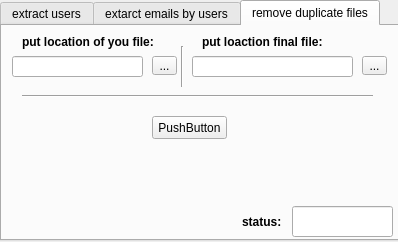
<?xml version="1.0" encoding="UTF-8"?>
<ui version="4.0">
 <class>Dialog</class>
 <widget class="QDialog" name="Dialog">
  <property name="geometry">
   <rect>
    <x>0</x>
    <y>0</y>
    <width>398</width>
    <height>242</height>
   </rect>
  </property>
  <property name="windowTitle">
   <string>Dialog</string>
  </property>
  <widget class="QTabWidget" name="tabWidget">
   <property name="geometry">
    <rect>
     <x>0</x>
     <y>0</y>
     <width>401</width>
     <height>241</height>
    </rect>
   </property>
   <property name="inputMethodHints">
    <set>Qt::ImhPreferNumbers</set>
   </property>
   <property name="currentIndex">
    <number>2</number>
   </property>
   <property name="movable">
    <bool>true</bool>
   </property>
   <property name="tabBarAutoHide">
    <bool>true</bool>
   </property>
   <widget class="QWidget" name="tab">
    <attribute name="title">
     <string>extract users</string>
    </attribute>
    <widget class="QLabel" name="label">
     <property name="geometry">
      <rect>
       <x>90</x>
       <y>0</y>
       <width>71</width>
       <height>31</height>
      </rect>
     </property>
     <property name="font">
      <font>
       <weight>75</weight>
       <bold>true</bold>
      </font>
     </property>
     <property name="text">
      <string>your nich:</string>
     </property>
    </widget>
    <widget class="QSpinBox" name="spinBox">
     <property name="geometry">
      <rect>
       <x>280</x>
       <y>30</y>
       <width>42</width>
       <height>22</height>
      </rect>
     </property>
     <property name="maximum">
      <number>20</number>
     </property>
    </widget>
    <widget class="QLabel" name="label_2">
     <property name="geometry">
      <rect>
       <x>240</x>
       <y>0</y>
       <width>141</width>
       <height>20</height>
      </rect>
     </property>
     <property name="font">
      <font>
       <weight>75</weight>
       <bold>true</bold>
      </font>
     </property>
     <property name="text">
      <string>number of page scraper:</string>
     </property>
    </widget>
    <widget class="QPushButton" name="pushButton">
     <property name="geometry">
      <rect>
       <x>20</x>
       <y>150</y>
       <width>75</width>
       <height>23</height>
      </rect>
     </property>
     <property name="text">
      <string>start</string>
     </property>
    </widget>
    <widget class="QLineEdit" name="lineEdit_2">
     <property name="geometry">
      <rect>
       <x>80</x>
       <y>90</y>
       <width>201</width>
       <height>21</height>
      </rect>
     </property>
    </widget>
    <widget class="QToolButton" name="toolButton_2">
     <property name="geometry">
      <rect>
       <x>290</x>
       <y>90</y>
       <width>25</width>
       <height>19</height>
      </rect>
     </property>
     <property name="text">
      <string>...</string>
     </property>
    </widget>
    <widget class="QLabel" name="label_4">
     <property name="geometry">
      <rect>
       <x>160</x>
       <y>60</y>
       <width>71</width>
       <height>31</height>
      </rect>
     </property>
     <property name="font">
      <font>
       <weight>75</weight>
       <bold>true</bold>
      </font>
     </property>
     <property name="text">
      <string>save file in:</string>
     </property>
    </widget>
    <widget class="QLineEdit" name="lineEdit_3">
     <property name="geometry">
      <rect>
       <x>40</x>
       <y>30</y>
       <width>151</width>
       <height>21</height>
      </rect>
     </property>
    </widget>
    <widget class="QLineEdit" name="lineEdit_4">
     <property name="geometry">
      <rect>
       <x>150</x>
       <y>150</y>
       <width>71</width>
       <height>21</height>
      </rect>
     </property>
     <property name="font">
      <font>
       <weight>75</weight>
       <bold>true</bold>
      </font>
     </property>
     <property name="whatsThis">
      <string extracomment="number of users scraper"/>
     </property>
     <property name="layoutDirection">
      <enum>Qt::LeftToRight</enum>
     </property>
     <property name="autoFillBackground">
      <bool>true</bool>
     </property>
     <property name="maxLength">
      <number>99999999</number>
     </property>
     <property name="readOnly">
      <bool>true</bool>
     </property>
     <property name="clearButtonEnabled">
      <bool>true</bool>
     </property>
    </widget>
    <widget class="QLabel" name="label_5">
     <property name="geometry">
      <rect>
       <x>160</x>
       <y>120</y>
       <width>61</width>
       <height>31</height>
      </rect>
     </property>
     <property name="text">
      <string>users find:</string>
     </property>
    </widget>
    <widget class="QLineEdit" name="lineEdit_5">
     <property name="geometry">
      <rect>
       <x>270</x>
       <y>150</y>
       <width>111</width>
       <height>31</height>
      </rect>
     </property>
     <property name="font">
      <font>
       <pointsize>13</pointsize>
      </font>
     </property>
     <property name="dragEnabled">
      <bool>true</bool>
     </property>
     <property name="readOnly">
      <bool>false</bool>
     </property>
     <property name="clearButtonEnabled">
      <bool>true</bool>
     </property>
    </widget>
    <widget class="QLabel" name="label_6">
     <property name="geometry">
      <rect>
       <x>310</x>
       <y>120</y>
       <width>41</width>
       <height>31</height>
      </rect>
     </property>
     <property name="text">
      <string>statue:</string>
     </property>
    </widget>
    <widget class="Line" name="line">
     <property name="geometry">
      <rect>
       <x>10</x>
       <y>50</y>
       <width>371</width>
       <height>16</height>
      </rect>
     </property>
     <property name="orientation">
      <enum>Qt::Horizontal</enum>
     </property>
    </widget>
    <widget class="Line" name="line_2">
     <property name="geometry">
      <rect>
       <x>10</x>
       <y>110</y>
       <width>371</width>
       <height>16</height>
      </rect>
     </property>
     <property name="orientation">
      <enum>Qt::Horizontal</enum>
     </property>
    </widget>
    <widget class="Line" name="line_3">
     <property name="geometry">
      <rect>
       <x>250</x>
       <y>130</y>
       <width>20</width>
       <height>71</height>
      </rect>
     </property>
     <property name="orientation">
      <enum>Qt::Vertical</enum>
     </property>
    </widget>
    <widget class="Line" name="line_4">
     <property name="geometry">
      <rect>
       <x>210</x>
       <y>10</y>
       <width>20</width>
       <height>41</height>
      </rect>
     </property>
     <property name="orientation">
      <enum>Qt::Vertical</enum>
     </property>
    </widget>
    <widget class="Line" name="line_10">
     <property name="geometry">
      <rect>
       <x>120</x>
       <y>130</y>
       <width>20</width>
       <height>71</height>
      </rect>
     </property>
     <property name="orientation">
      <enum>Qt::Vertical</enum>
     </property>
    </widget>
   </widget>
   <widget class="QWidget" name="tab_2">
    <attribute name="title">
     <string>extarct emails by users</string>
    </attribute>
    <widget class="QLineEdit" name="lineEdit_6">
     <property name="geometry">
      <rect>
       <x>10</x>
       <y>30</y>
       <width>161</width>
       <height>21</height>
      </rect>
     </property>
    </widget>
    <widget class="QToolButton" name="toolButton_3">
     <property name="geometry">
      <rect>
       <x>180</x>
       <y>30</y>
       <width>25</width>
       <height>19</height>
      </rect>
     </property>
     <property name="text">
      <string>...</string>
     </property>
    </widget>
    <widget class="QLabel" name="label_3">
     <property name="geometry">
      <rect>
       <x>20</x>
       <y>0</y>
       <width>161</width>
       <height>31</height>
      </rect>
     </property>
     <property name="font">
      <font>
       <weight>75</weight>
       <bold>true</bold>
      </font>
     </property>
     <property name="text">
      <string>put location of users file:</string>
     </property>
    </widget>
    <widget class="Line" name="line_5">
     <property name="geometry">
      <rect>
       <x>20</x>
       <y>80</y>
       <width>351</width>
       <height>16</height>
      </rect>
     </property>
     <property name="orientation">
      <enum>Qt::Horizontal</enum>
     </property>
    </widget>
    <widget class="QSpinBox" name="spinBox_2">
     <property name="geometry">
      <rect>
       <x>270</x>
       <y>130</y>
       <width>51</width>
       <height>22</height>
      </rect>
     </property>
     <property name="maximum">
      <number>5</number>
     </property>
    </widget>
    <widget class="QLabel" name="label_7">
     <property name="geometry">
      <rect>
       <x>220</x>
       <y>100</y>
       <width>161</width>
       <height>21</height>
      </rect>
     </property>
     <property name="font">
      <font>
       <weight>75</weight>
       <bold>true</bold>
      </font>
     </property>
     <property name="text">
      <string>time out betwin requests:</string>
     </property>
    </widget>
    <widget class="QPushButton" name="pushButton_2">
     <property name="geometry">
      <rect>
       <x>60</x>
       <y>180</y>
       <width>91</width>
       <height>23</height>
      </rect>
     </property>
     <property name="text">
      <string>start</string>
     </property>
    </widget>
    <widget class="QLineEdit" name="lineEdit_7">
     <property name="geometry">
      <rect>
       <x>220</x>
       <y>30</y>
       <width>131</width>
       <height>21</height>
      </rect>
     </property>
    </widget>
    <widget class="Line" name="line_7">
     <property name="geometry">
      <rect>
       <x>210</x>
       <y>10</y>
       <width>3</width>
       <height>61</height>
      </rect>
     </property>
     <property name="orientation">
      <enum>Qt::Vertical</enum>
     </property>
    </widget>
    <widget class="QToolButton" name="toolButton_4">
     <property name="geometry">
      <rect>
       <x>360</x>
       <y>30</y>
       <width>25</width>
       <height>19</height>
      </rect>
     </property>
     <property name="text">
      <string>...</string>
     </property>
    </widget>
    <widget class="QLabel" name="label_8">
     <property name="geometry">
      <rect>
       <x>250</x>
       <y>10</y>
       <width>81</width>
       <height>21</height>
      </rect>
     </property>
     <property name="font">
      <font>
       <weight>75</weight>
       <bold>true</bold>
      </font>
     </property>
     <property name="text">
      <string>save file in:</string>
     </property>
    </widget>
    <widget class="Line" name="line_8">
     <property name="geometry">
      <rect>
       <x>200</x>
       <y>100</y>
       <width>20</width>
       <height>61</height>
      </rect>
     </property>
     <property name="orientation">
      <enum>Qt::Vertical</enum>
     </property>
    </widget>
    <widget class="QLineEdit" name="lineEdit_8">
     <property name="geometry">
      <rect>
       <x>280</x>
       <y>180</y>
       <width>101</width>
       <height>31</height>
      </rect>
     </property>
     <property name="clearButtonEnabled">
      <bool>true</bool>
     </property>
    </widget>
    <widget class="QLabel" name="label_9">
     <property name="geometry">
      <rect>
       <x>230</x>
       <y>180</y>
       <width>51</width>
       <height>31</height>
      </rect>
     </property>
     <property name="font">
      <font>
       <weight>75</weight>
       <bold>true</bold>
      </font>
     </property>
     <property name="text">
      <string>status:</string>
     </property>
    </widget>
    <widget class="Line" name="line_6">
     <property name="geometry">
      <rect>
       <x>20</x>
       <y>160</y>
       <width>351</width>
       <height>16</height>
      </rect>
     </property>
     <property name="orientation">
      <enum>Qt::Horizontal</enum>
     </property>
    </widget>
    <widget class="QLineEdit" name="lineEdit_9">
     <property name="geometry">
      <rect>
       <x>50</x>
       <y>130</y>
       <width>101</width>
       <height>21</height>
      </rect>
     </property>
     <property name="readOnly">
      <bool>true</bool>
     </property>
    </widget>
    <widget class="QLabel" name="label_10">
     <property name="geometry">
      <rect>
       <x>60</x>
       <y>100</y>
       <width>91</width>
       <height>21</height>
      </rect>
     </property>
     <property name="font">
      <font>
       <weight>75</weight>
       <bold>true</bold>
      </font>
     </property>
     <property name="text">
      <string>emails found:</string>
     </property>
    </widget>
    <widget class="Line" name="line_9">
     <property name="geometry">
      <rect>
       <x>200</x>
       <y>180</y>
       <width>20</width>
       <height>31</height>
      </rect>
     </property>
     <property name="orientation">
      <enum>Qt::Vertical</enum>
     </property>
    </widget>
   </widget>
   <widget class="QWidget" name="tab_3">
    <attribute name="title">
     <string>remove duplicate files</string>
    </attribute>
    <widget class="QLineEdit" name="lineEdit_10">
     <property name="geometry">
      <rect>
       <x>10</x>
       <y>30</y>
       <width>131</width>
       <height>21</height>
      </rect>
     </property>
    </widget>
    <widget class="QLineEdit" name="lineEdit_11">
     <property name="geometry">
      <rect>
       <x>190</x>
       <y>30</y>
       <width>161</width>
       <height>21</height>
      </rect>
     </property>
    </widget>
    <widget class="QToolButton" name="toolButton_5">
     <property name="geometry">
      <rect>
       <x>150</x>
       <y>30</y>
       <width>25</width>
       <height>19</height>
      </rect>
     </property>
     <property name="text">
      <string>...</string>
     </property>
    </widget>
    <widget class="QToolButton" name="toolButton_6">
     <property name="geometry">
      <rect>
       <x>360</x>
       <y>30</y>
       <width>25</width>
       <height>19</height>
      </rect>
     </property>
     <property name="text">
      <string>...</string>
     </property>
    </widget>
    <widget class="QPushButton" name="pushButton_3">
     <property name="geometry">
      <rect>
       <x>150</x>
       <y>90</y>
       <width>75</width>
       <height>23</height>
      </rect>
     </property>
     <property name="text">
      <string>PushButton</string>
     </property>
    </widget>
    <widget class="Line" name="line_11">
     <property name="geometry">
      <rect>
       <x>20</x>
       <y>60</y>
       <width>351</width>
       <height>20</height>
      </rect>
     </property>
     <property name="orientation">
      <enum>Qt::Horizontal</enum>
     </property>
    </widget>
    <widget class="Line" name="line_12">
     <property name="geometry">
      <rect>
       <x>170</x>
       <y>20</y>
       <width>20</width>
       <height>41</height>
      </rect>
     </property>
     <property name="orientation">
      <enum>Qt::Vertical</enum>
     </property>
    </widget>
    <widget class="QLabel" name="label_11">
     <property name="geometry">
      <rect>
       <x>20</x>
       <y>0</y>
       <width>161</width>
       <height>31</height>
      </rect>
     </property>
     <property name="font">
      <font>
       <weight>75</weight>
       <bold>true</bold>
      </font>
     </property>
     <property name="text">
      <string>put location of you file:</string>
     </property>
    </widget>
    <widget class="QLabel" name="label_12">
     <property name="geometry">
      <rect>
       <x>200</x>
       <y>0</y>
       <width>161</width>
       <height>31</height>
      </rect>
     </property>
     <property name="font">
      <font>
       <weight>75</weight>
       <bold>true</bold>
      </font>
     </property>
     <property name="text">
      <string>put loaction final file:</string>
     </property>
    </widget>
    <widget class="QLineEdit" name="lineEdit_12">
     <property name="geometry">
      <rect>
       <x>290</x>
       <y>180</y>
       <width>101</width>
       <height>31</height>
      </rect>
     </property>
     <property name="clearButtonEnabled">
      <bool>true</bool>
     </property>
    </widget>
    <widget class="QLabel" name="label_13">
     <property name="geometry">
      <rect>
       <x>240</x>
       <y>180</y>
       <width>51</width>
       <height>31</height>
      </rect>
     </property>
     <property name="font">
      <font>
       <weight>75</weight>
       <bold>true</bold>
      </font>
     </property>
     <property name="text">
      <string>status:</string>
     </property>
    </widget>
   </widget>
  </widget>
 </widget>
 <resources/>
 <connections/>
</ui>
